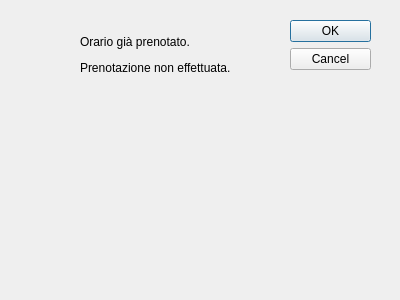
<?xml version="1.0" encoding="UTF-8"?>
<ui version="4.0">
 <class>erroreprenotazione</class>
 <widget class="QDialog" name="erroreprenotazione">
  <property name="geometry">
   <rect>
    <x>0</x>
    <y>0</y>
    <width>400</width>
    <height>300</height>
   </rect>
  </property>
  <property name="windowTitle">
   <string>Dialog</string>
  </property>
  <widget class="QDialogButtonBox" name="buttonBox">
   <property name="geometry">
    <rect>
     <x>290</x>
     <y>20</y>
     <width>81</width>
     <height>241</height>
    </rect>
   </property>
   <property name="orientation">
    <enum>Qt::Vertical</enum>
   </property>
   <property name="standardButtons">
    <set>QDialogButtonBox::Cancel|QDialogButtonBox::Ok</set>
   </property>
  </widget>
  <widget class="QLabel" name="errore">
   <property name="geometry">
    <rect>
     <x>80</x>
     <y>30</y>
     <width>181</width>
     <height>51</height>
    </rect>
   </property>
   <property name="text">
    <string>&lt;html&gt;&lt;head/&gt;&lt;body&gt;&lt;p&gt;Orario già prenotato.&lt;/p&gt;&lt;p&gt;Prenotazione non effettuata.&lt;/p&gt;&lt;/body&gt;&lt;/html&gt;</string>
   </property>
  </widget>
 </widget>
 <resources/>
 <connections>
  <connection>
   <sender>buttonBox</sender>
   <signal>accepted()</signal>
   <receiver>erroreprenotazione</receiver>
   <slot>accept()</slot>
   <hints>
    <hint type="sourcelabel">
     <x>248</x>
     <y>254</y>
    </hint>
    <hint type="destinationlabel">
     <x>157</x>
     <y>274</y>
    </hint>
   </hints>
  </connection>
  <connection>
   <sender>buttonBox</sender>
   <signal>rejected()</signal>
   <receiver>erroreprenotazione</receiver>
   <slot>reject()</slot>
   <hints>
    <hint type="sourcelabel">
     <x>316</x>
     <y>260</y>
    </hint>
    <hint type="destinationlabel">
     <x>286</x>
     <y>274</y>
    </hint>
   </hints>
  </connection>
 </connections>
</ui>
